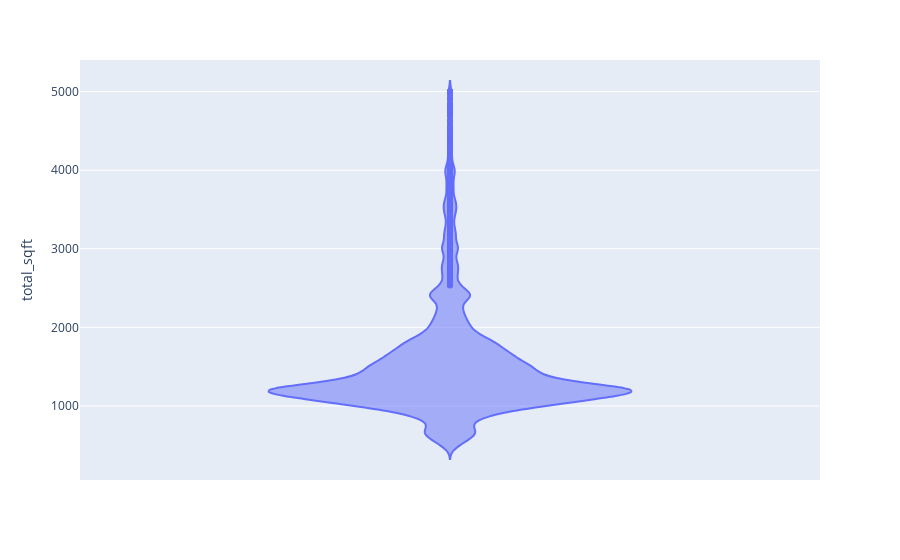

The code cell stored with this chart in its notebook:
### Code cell
fig = px.violin(df7,y="total_sqft")
fig.show()

### Figure 1 — Plotly figure (JSON) as saved in the notebook; plotly's stock layout.template omitted (floating-point values rounded to 4 significant figures; data arrays with more than 128 entries replaced by an {"elided": "..."} marker saying what was removed)
{"data": [{"alignmentgroup": "True", "box": {"visible": false}, "hovertemplate": "total_sqft=%{y}<extra></extra>", "legendgroup": "", "marker": {"color": "#636efa"}, "name": "", "offsetgroup": "", "orientation": "v", "scalegroup": "True", "showlegend": false, "type": "violin", "x0": " ", "xaxis": "x", "y": {"elided": "12198 float values"}, "y0": " ", "yaxis": "y"}], "layout": {"autosize": true, "legend": {"tracegroupgap": 0}, "margin": {"t": 60}, "violinmode": "group", "xaxis": {"anchor": "y", "autorange": true, "domain": [0, 1], "range": [-0.5, 0.5], "type": "category"}, "yaxis": {"anchor": "x", "autorange": true, "domain": [0, 1], "range": [57.65, 5402.0], "title": {"text": "total_sqft"}, "type": "linear"}}}
